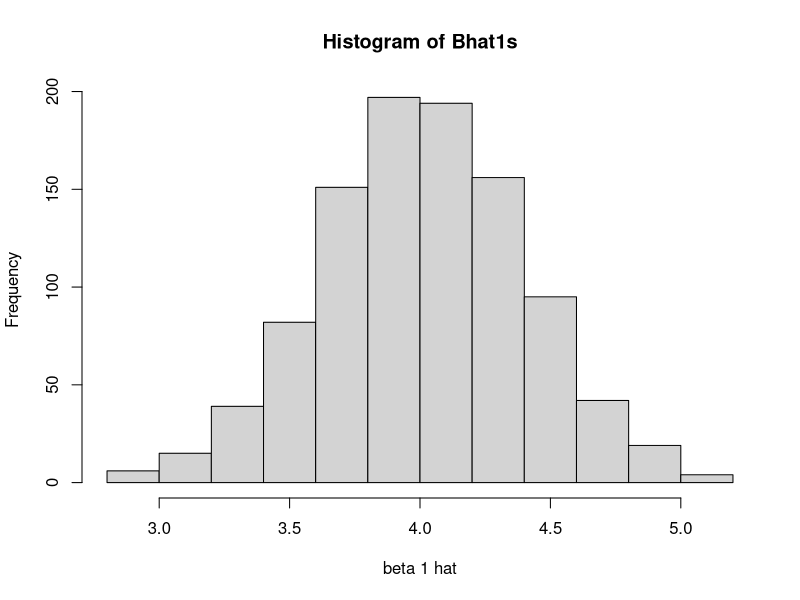
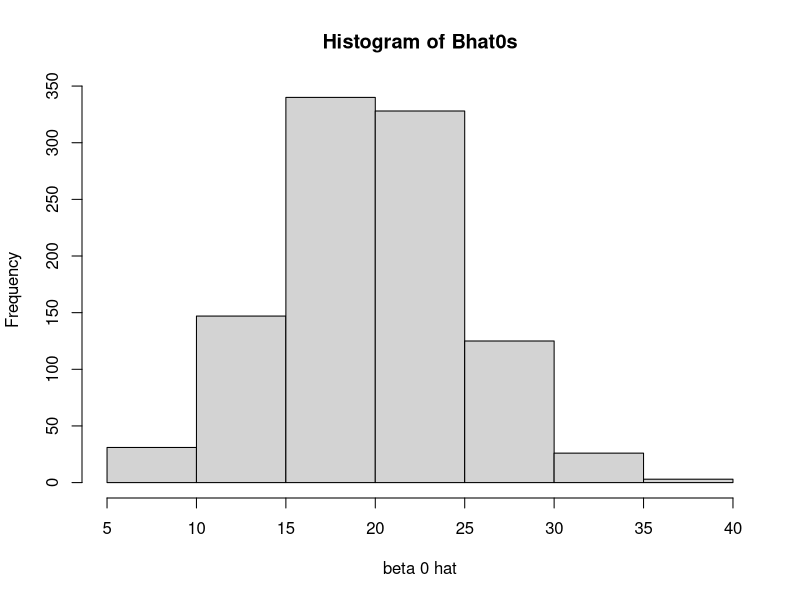

R code for these plots, in order:
## ---- chunk 1
set.seed(1005057368) 
## ---- chunk 2
Xs = c(4, 8, 12, 16, 20)
Sxx = 0
for (x in Xs) {
  Sxx = Sxx + (x - mean(Xs))^2
}
Sxx
## ---- chunk 3
prob = pnorm(3, 4, sqrt(25/Sxx)) + (1-pnorm(5, 4, sqrt(25/Sxx)))
## ---- chunk 4
Xs = c(4, 8, 12, 16, 20)

errors = rnorm(5,0,5)
errors
## ---- chunk 5
Ys = rep(0, 5)
for (i in 1:length(Ys)) {
    Ys[i] = 20 + 4*Xs[i] + errors[i]
}
Ys
## ---- chunk 6
Sxy = 0
for (i in 1:length(Ys)) {
    Sxy = Sxy + (Xs[i] - mean(Xs))*(Ys[i] - mean(Ys))
}
Sxy
## ---- chunk 7
Bhat1 = Sxy / Sxx
Bhat0 = mean(Ys) - Bhat1*mean(Xs)
Bhat1
Bhat0
## ---- chunk 8
X0 = 10
Yhat0 =  Bhat0 + Bhat1 * X0
Yhat0
## ---- chunk 9
fit = lm(formula = Ys ~ Xs)
CI = predict(fit, data.frame(Xs=10), interval="confidence")
## ---- chunk 10
Bhat0s = rep(0,1000)
Bhat1s = rep(0,1000)
lowers = rep(0,1000)
uppers = rep(0,1000)

Xs = c(4, 8, 12, 16, 20)

for (i in 1:length(Bhat0s)) {
  errors = rnorm(5,0,5)

  Ys = rep(0, 5)
  for (j in 1:length(Ys)) {
      Ys[j] = 20 + 4*Xs[j] + errors[j]
  }
  fit = lm(formula = Ys ~ Xs)
  
  Bhat0s[i] = fit$coefficients[1]
  Bhat1s[i] = fit$coefficients[2]
  CI = predict(fit, data.frame(Xs=10), interval="confidence")
  lowers[i] = CI[2]
  uppers[i] = CI[3]
 }
## ---- chunk 11
hist(Bhat1s, xlab = "beta 1 hat")
mean(Bhat1s)
sd(Bhat1s)
## ---- chunk 12
hist(Bhat0s, xlab = "beta 0 hat")
mean(Bhat0s)
sd(Bhat0s)
## ---- chunk 13
numsWithinCI = 0

for (i in 1:length(lowers)) {
  Ey = 20 + 4*X0
  if (Ey > lowers[i] && Ey < uppers[i]){
    numsWithinCI = numsWithinCI + 1
  }
}
numsWithinCI
## ---- chunk 14
Xs = c(3,5,4,6,7)
Ys = c(4,6.5,5,7,7.5)
fit = lm(formula = Ys ~ Xs,x=TRUE)
designMatrix = matrix(model.matrix(fit), nrow = 5, ncol = 2, byrow = FALSE)
designMatrix 
## ---- chunk 15
coeffs = solve(t(designMatrix)%*%designMatrix)%*%t(designMatrix)%*%Ys
coeffs
## ---- chunk 16
varCovarMatrix = solve(t(designMatrix)%*%designMatrix)
varCovarMatrix
## ---- chunk 17
varCovarMatrix[1,2]
## ---- chunk 18
varCovarMatrix[1,1]
## ---- chunk 19
varCovarMatrix[2,2]
## ---- chunk 20
H = designMatrix%*%solve(t(designMatrix)%*%designMatrix)%*%t(designMatrix)
H
## ---- chunk 21
sigma2 = 4
VarE = (1 - H)*sigma2
VarE
